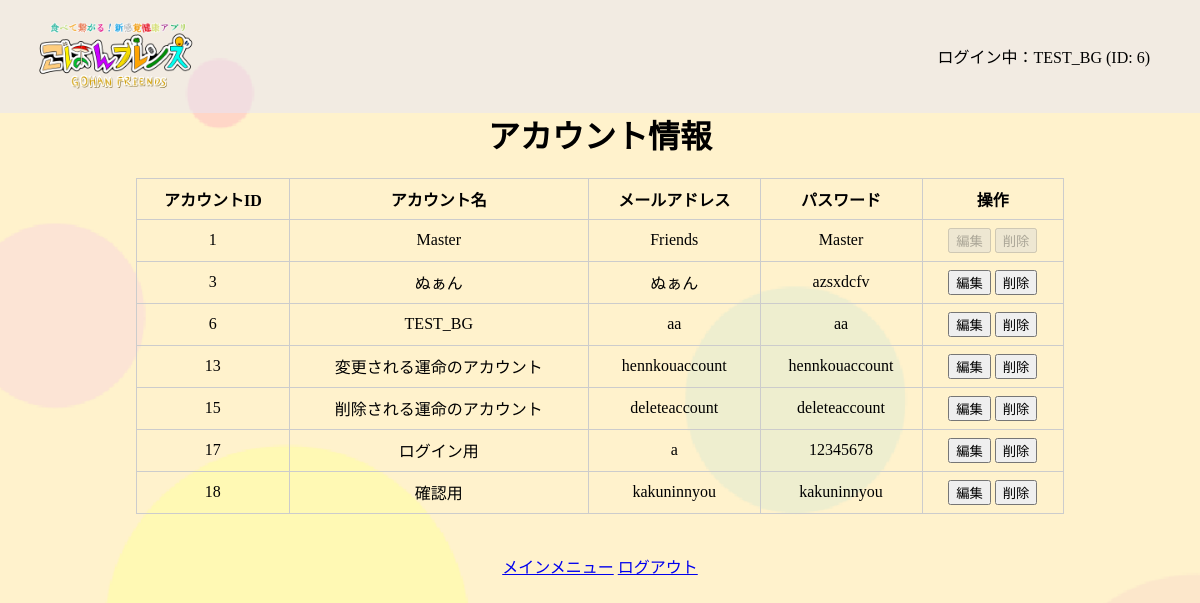
Screenshot of /master/account_look (signed in) with the database file from the repository.
### tables this page shows
CREATE TABLE ACCOUNT (
                        ACCOUNT_ID INTEGER PRIMARY KEY AUTOINCREMENT,
                        ACCOUNT_NAME TEXT NOT NULL,
                        MAIL TEXT NOT NULL,
                        PASS TEXT NOT NULL
                    );

### app.py (the view)
@app.route('/master/account_look')
def account_look():
    if 'account_name' in session:
        conn = get_db()
        cur = conn.cursor()
        cur.execute("SELECT ACCOUNT_ID, ACCOUNT_NAME, MAIL, PASS FROM ACCOUNT")
        accounts = cur.fetchall()  # アカウント情報のリストを取得
        cur.close()
        conn.close()
        return render_template('master/account_look.html', accounts=accounts)  # 引数がシンプルになった

### app.py (called while the page is built)
def get_db():
    conn = sqlite3.connect(DATABASE)
    return conn

@app.context_processor
def inject_account_info():
    return {
        'account_name': session.get('account_name'),
        'account_id': session.get('account_id')
    }

### templates/master/account_look.html (shortened to what this page needs)
{% extends 'base.html' %}
{% block content %}
    <link rel="stylesheet" href="{{ url_for('static', filename='css/account_look.css') }}">
    <br><br><br><br>
    <h1 class="txtcenter">アカウント情報</h1>
    <div class="table-container">
        <table>
            <tr>
                <th>アカウントID</th>
                <th>アカウント名</th>
                <th>メールアドレス</th>
                <th>パスワード</th>
                <th>操作</th>
            </tr>
            {% for account in accounts %}
            <tr>
                <td>{{ account[0] }}</td>
                <td data-original="{{ account[1] }}">{{ account[1] }}</td>
                <td data-original="{{ account[2] }}">{{ account[2] }}</td>
                <td data-original="{{ account[3] }}">{{ account[3] }}</td>
                <td>
                    {% if account[0] == 1 %}
                        <button class="edit-button" type="button" disabled>編集</button>
                        <button class="delete-button" type="button" disabled>削除</button>
                    {% else %}
                        <button class="edit-button" type="button" onclick="editRow(this.parentElement.parentElement)">編集</button>
                        <button class="delete-button" type="button" onclick="showDeleteConfirmation(this.parentElement.parentElement)">削除</button>
                    {% endif %}
                </td>
            </tr>
            {% endfor %}
        </table>
    </div>
    <div class="txtcenter">
    <a href="{{ url_for('mainmenu') }}">メインメニュー</a>
    <a href="{{ url_for('logout') }}">ログアウト</a>
    </div>
{% endblock %}

### templates/base.html (shortened to what this page needs)
<!DOCTYPE html>
<html lang="ja">
<head>
    <link rel="stylesheet" href="../static/css/style.css">
</head>
<body background="{{ url_for('static', filename='img/background.png') }}" class="kabegami">
    <header class="clearfix">
        <img src="{{ url_for('static', filename='img/title.png') }}" class="header_logo">
    </header>
    <main>
        <div class="container">
            <p>ログイン中：{{ account_name }} (ID: {{ account_id }})</p>
        </div>
        {% block content %}{% endblock %}
    </main>
</body>
</html>

### static/css/style.css (style rules this page uses)
html, body { margin: 0; padding: 0; box-sizing: border-box; height: 100%; }
.kabegami { background-size: cover; }
header { display: flex; align-items: center; background-color: rgb(230,230,250,0.5); }
.header_logo { width: 200px; margin-left: 20px; margin-right: 20px; }
.clearfix::after { content: ""; clear: both; display: table; }
.container { display: flex; justify-content: right; align-items: center; height: 100%; padding-right: 10px; margin-top: -85px; margin-right:40px; }

### static/css/account_look.css (style rules this page uses)
body { height: 100%; }
.kabegami { background-size: cover; }
.container { display: flex; justify-content: right; align-items: center; height: 100%; padding-right: 10px; margin-top: -85px; margin-right: 40px; }
.txtcenter { margin-top:40px; text-align: center; }
.table-container { display: flex; justify-content: center; margin: 20px; }
table { border-collapse: collapse; width: 80%; }
th, td { border: 1px solid #ccc; padding: 8px; text-align: center; }
header { display: flex; align-items: center; background-color: rgb(230,230,250,0.5); }
.header_logo { width: 200px; margin-left: 20px; margin-right: 20px; }
.clearfix::after { content: ""; clear: both; display: table; }
html, body { margin: 0; padding: 0; box-sizing: border-box; }

### rows the page displays
ACCOUNT: ACCOUNT_NAME "TEST_BG", ACCOUNT_ID "6", MAIL "aa", PASS "aa", shows "編集"
ACCOUNT: ACCOUNT_ID "1", ACCOUNT_NAME "Master", MAIL "Friends", PASS "Master", shows "編集"
ACCOUNT: ACCOUNT_ID "3", ACCOUNT_NAME "ぬぁん", MAIL "ぬぁん", PASS "azsxdcfv", shows "編集"
ACCOUNT: ACCOUNT_ID "13", ACCOUNT_NAME "変更される運命のアカウント", MAIL "hennkouaccount", PASS "hennkouaccount", shows "編集"
ACCOUNT: ACCOUNT_ID "15", ACCOUNT_NAME "削除される運命のアカウント", MAIL "deleteaccount", PASS "deleteaccount", shows "編集"
ACCOUNT: ACCOUNT_ID "17", ACCOUNT_NAME "ログイン用", MAIL "a", PASS "12345678", shows "編集"
ACCOUNT: ACCOUNT_ID "18", ACCOUNT_NAME "確認用", MAIL "kakuninnyou", PASS "kakuninnyou", shows "編集"

### other values shown
{{ account_id }} "6"
